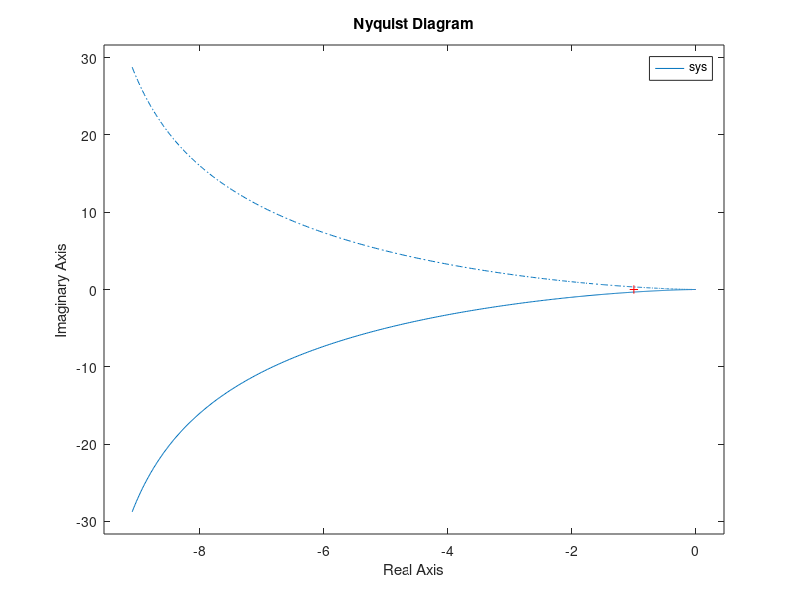
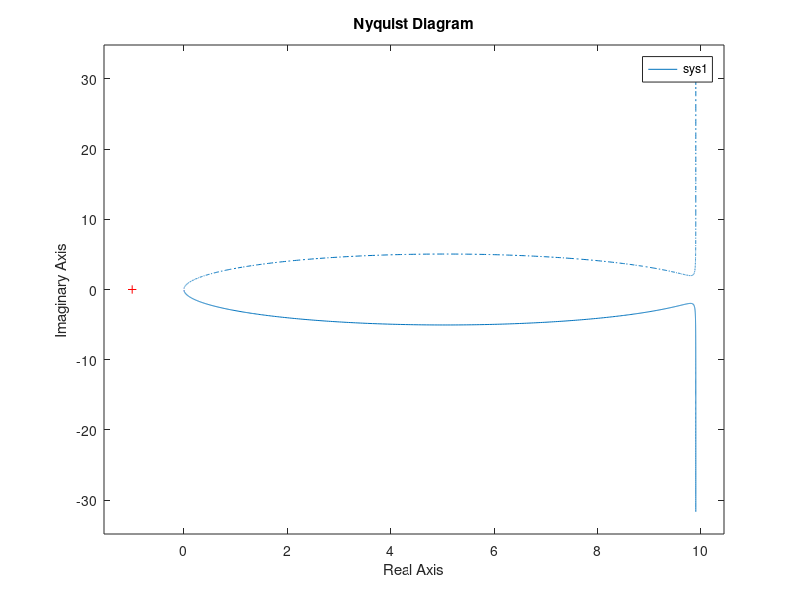
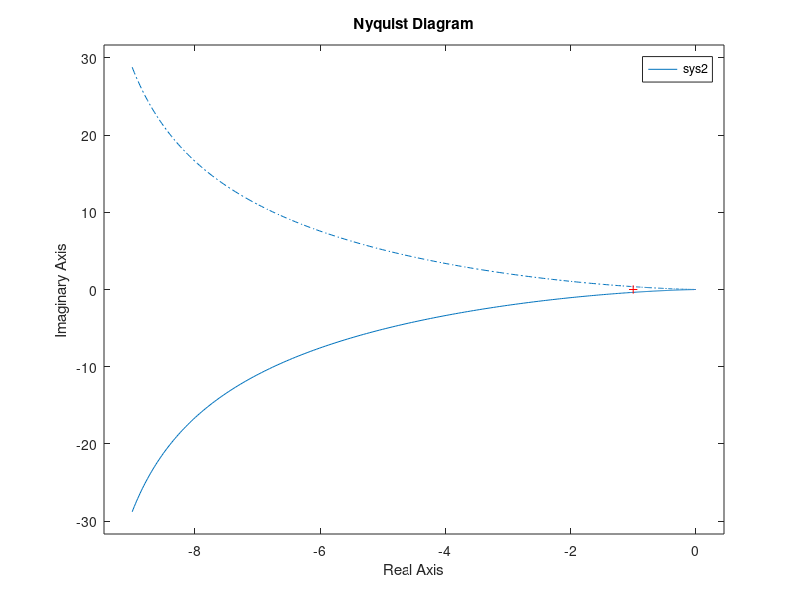
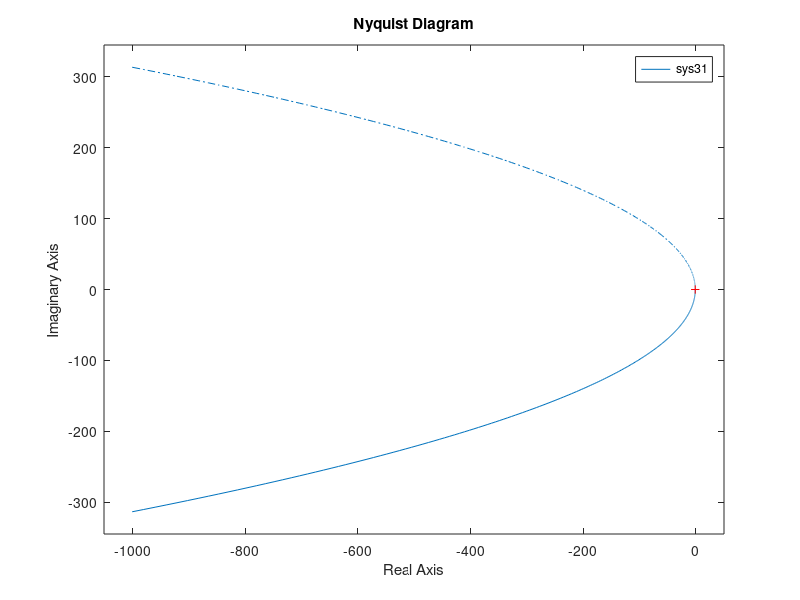

MATLAB code for these plots, in order:
close all
clc;clear;

T = 10;
T1 = 10;
T2 = 0.1;
k = 1;

num = 1;
den = [T 1 0];

sys = tf(num,den);
figure(1)
nyquist(sys)
grid
% axis([-2,10,-150,150])

num1 = [k*T1 k];
den1 = [T2 1 0];

sys1 = tf(num1,den1);
figure(2)
nyquist(sys1)

grid

num2 = [k*T2 k];
den2 = [T1 1 0];

sys2 = tf(num2,den2);
figure(3)
nyquist(sys2)
grid


den31 = [T2 1 0 0];
den32 = [T1 1 0 0];

sys31 = tf(num1,den31);
sys32 = tf(num2,den32);
figure(4)
nyquist(sys31)
grid
figure(5)
nyquist(sys32)
grid